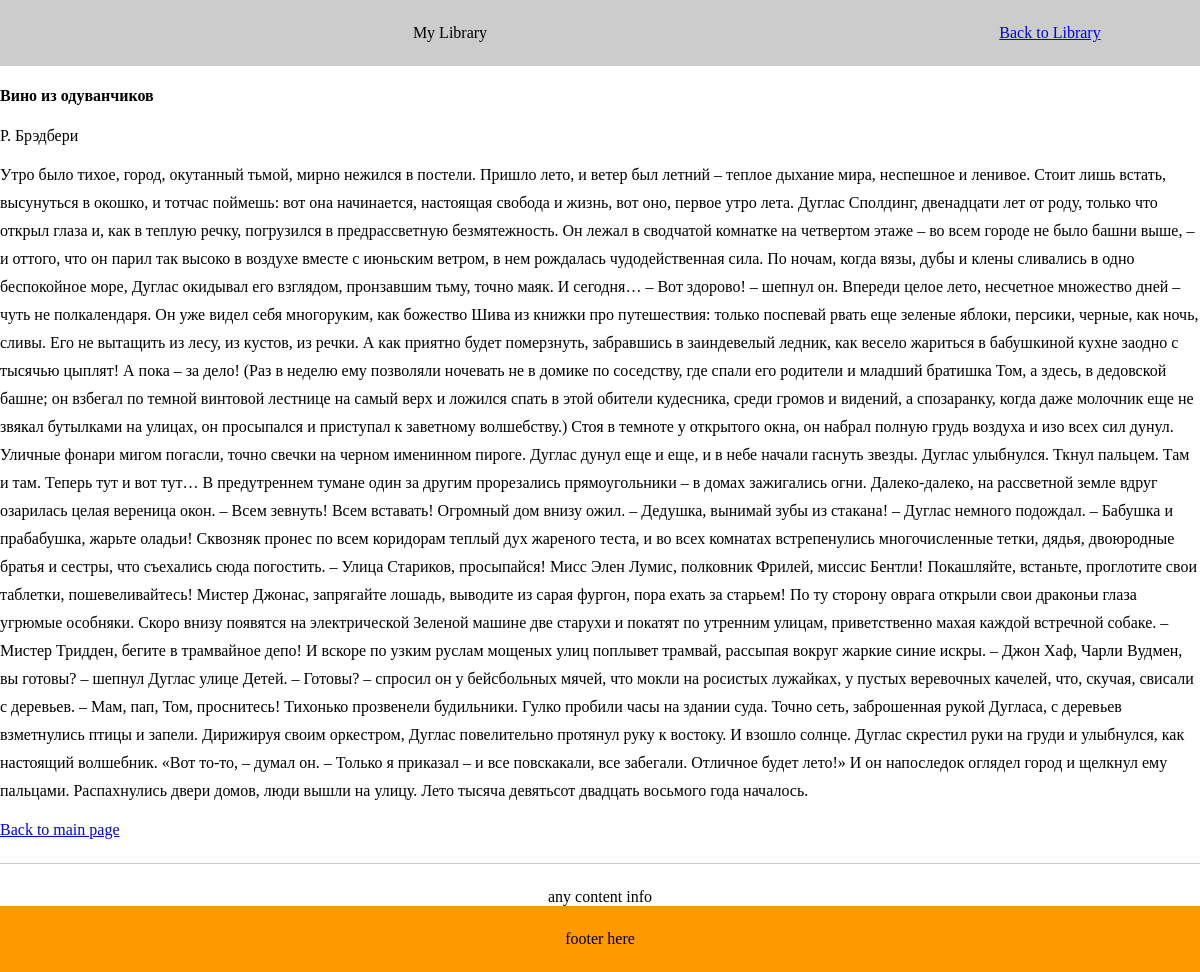
Page /book.php?id=1 on the committed database.
### tables this page shows
CREATE TABLE `author` (
  `id_author` int(11) NOT NULL,
  `name_author` varchar(128) NOT NULL
);

CREATE TABLE `book` (
  `id_book` int(11) NOT NULL,
  `title_book` varchar(128) NOT NULL,
  `text_book` text NOT NULL
);

### model/m_db.php (called while the page is built, shortened)
<?php
function db_connect() {
    static $db;
    if ($db === null) {
        $db = new PDO('mysql:host=localhost;dbname=booklib', 'root', 'root');
        $db->exec('SET NAMES UTF8');
    }
    return $db;
}
function db_query($sql, $params = []) {
    $db = db_connect();
    $query = $db->prepare($sql);
    $query->execute($params);
    return $query;
}
function db_checkerror($query) {
    $info = $query->errorInfo();
}

### model/m_book.php (called while the page is built, shortened)
<?php
include_once 'm_db.php';
function getAllSingleData($id_book)
{
    $params = ['id_book' => $id_book];
    $query = db_query("SELECT author.name_author, book.title_book, book.text_book
                           FROM cross_book_author
                           JOIN author on author.id_author = cross_book_author.id_author
                           JOIN book on book.id_book = cross_book_author.id_book
                           WHERE book.id_book = :id_book", $params);
    $getAllSingleData = $query->fetch();
    return $getAllSingleData;
}

### view/v_book.php (the view)
<div class="content">
    <div class="container">
        <div class="content__inner">
            <div class="content__main content__main--width-full">
                    <div class="book">
                        <h4 class="book__title"><?php echo $getAllSingleData['title_book'] ?></h4>
                        <div class="book__author"><?php echo $getAllSingleData['name_author']?></div>
                        <p class="book__preview"><?php echo $getAllSingleData['text_book']?></p>
                        <a href="/index.php" class="book__link">Back to main page</a>
                    </div>
                <div style="text-align: center; padding-top: 24px;">any content info</div>
            </div>
        </div>
    </div>
</div>

### assets/css/style.css (style rules this page uses)
html, body { padding: 0; margin: 0; }
.container { max-width: 1200px; width: 100%; margin: 0 auto; }
.content { flex-grow: 1; }
.content__inner { display: flex; }
.content__main { width: 75%; padding: 24px 24px 24px 12px; }
.content__main--width-full { width: 100%; padding: 0; }
.book { border-bottom: 1px solid #ccc; padding-bottom: 24px; }
.book__preview { line-height: 1.75rem; }

### rows in the picture
author: book.title_book "Вино из одуванчиков", name_author "Р. Брэдбери", book.text_book "Утро было тихое, город, окутанный тьмой, мирно нежился в постели. Пришло лето, и ветер был летний – теплое дыхание мира, неспешное и ленивое. Стоит лишь встать, высунуться в окошко, и тотчас поймешь: вот она начинается, настоящая свобода и жизнь, вот оно, первое утро лета. Дуглас Сполдинг, двенадцати лет от роду, только что открыл глаза и, как в теплую речку, погрузился в предрассветную безмятежность. Он лежал в сводчатой комнатке на четвертом этаже – во всем городе не было башни выше, – и оттого, что он парил так высоко в воздухе вместе с июньским ветром, в нем рождалась чудодейственная сила. По ночам, когда вязы, дубы и клены сливались в одно беспокойное море, Дуглас окидывал его…"
